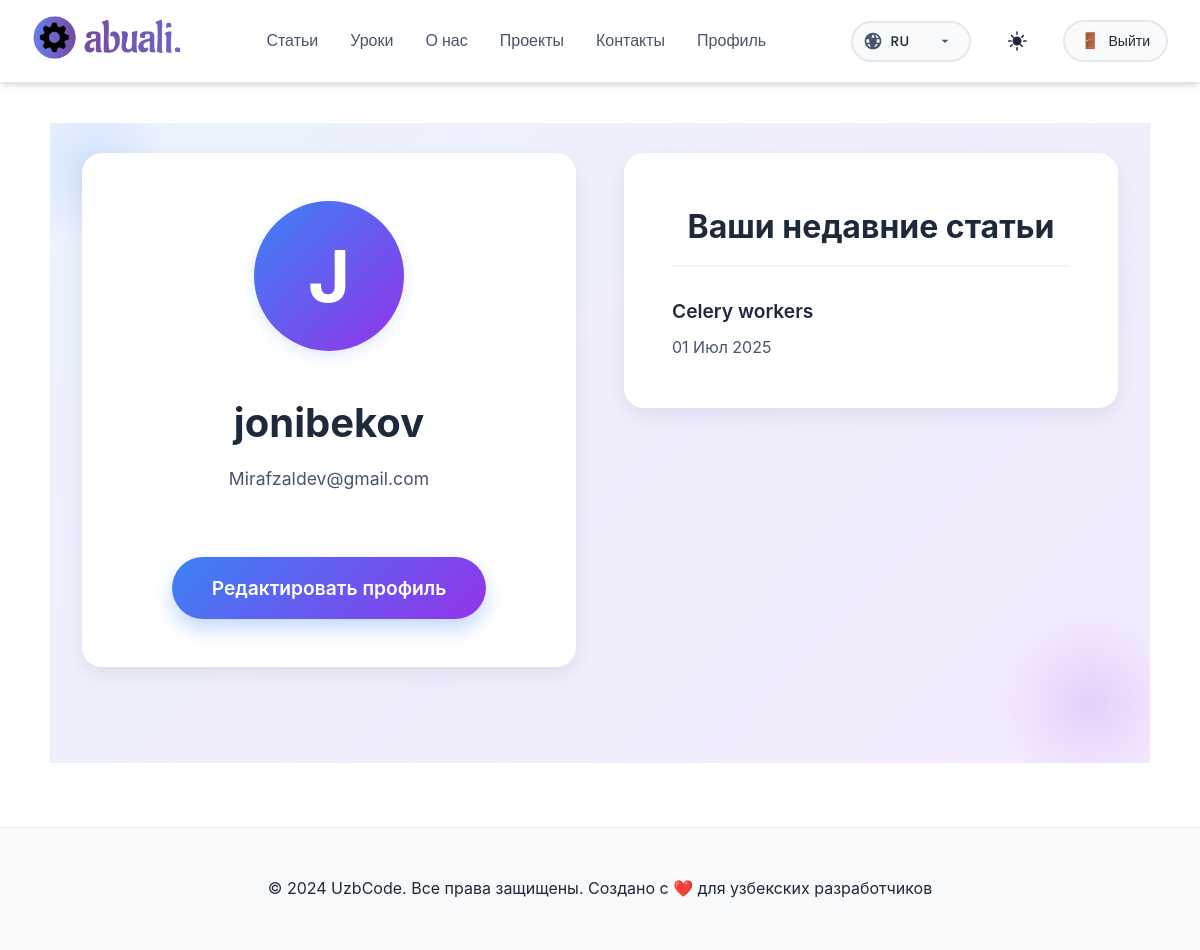
/ru/accounts/profile/ (signed in), run on the app's committed database.
### accounts/models.py (models this page shows, shortened)
class CustomUser(AbstractUser):
    avatar = models.ImageField(upload_to='avatars/', null=True, blank=True)
    bio = models.TextField(max_length=500, blank=True)
    website = models.URLField(blank=True)
    github = models.URLField(blank=True)
    linkedin = models.URLField(blank=True)
    created_at = models.DateTimeField(auto_now_add=True)
    groups = models.ManyToManyField(
        'auth.Group',
        related_name='custom_user_set',
        blank=True,
        help_text='The groups this user belongs to.',
        verbose_name='groups',
    )
    user_permissions = models.ManyToManyField(
        'auth.Permission',
        related_name='custom_user_set',
        blank=True,
        help_text='Specific permissions for this user.',
        verbose_name='user permissions',
    )

### articles/models.py (models this page shows, shortened)
class Article(models.Model):
    title = models.CharField(max_length=200, verbose_name='Заголовок', db_index=True)
    slug = models.SlugField(max_length=200, unique=True)
    author = models.ForeignKey(User, on_delete=models.CASCADE, related_name='articles')
    content = RichTextUploadingField(verbose_name='Содержание')
    excerpt = models.TextField(max_length=300, blank=True,verbose_name='Краткое описание')
    featured_image = models.ImageField(upload_to=article_image_path, blank=True, null=True)
    tags = TaggableManager()
    created_at = models.DateTimeField(auto_now_add=True)
    updated_at = models.DateTimeField(auto_now=True)
    is_published = models.BooleanField(default=True, db_index=True)
    views = models.PositiveIntegerField(default=0)
    class Meta:
        ordering = ['-created_at']
        verbose_name = 'Статья'
        verbose_name_plural = 'Статьи'
    def get_absolute_url(self):
        return reverse('article_detail', kwargs={'slug': self.slug})

### accounts/views.py (the view)
# urls.py: path('profile/', views.profile, name='profile'),
@login_required
def profile(request):
    user_articles = request.user.articles.all()[:5]
    context = {
        'user_articles': user_articles,
    }
    return render(request, 'accounts/profile.html', context)

### templates/accounts/profile.html (shortened to what this page needs)
{% extends 'base.html' %}
{% load i18n %}
{% load static %}
{% block content %}
{% block extra_css %}
<link rel="stylesheet" href="{% static 'css/_profile.css' %}">
{% endblock %}
<div style="margin-top:40px;" class="profile-container">
    <div class="profile-card">
        <div class="profile-avatar">
            {% if user.avatar %}
                <img src="{{ user.avatar.url }}" alt="{{ user.username }}">
            {% else %}
                <div class="profile-avatar-placeholder">{{ user.username|slice:":1"|upper }}</div>
            {% endif %}
        </div>
        <div class="profile-info">
            <h2 class="profile-username">{{ user.get_full_name|default:user.username }}</h2>
            <p class="profile-email">{{ user.email }}</p>
            <a href="{% url 'edit_profile' %}" class="profile-edit-btn">{% trans "Edit Profile" %}</a>
        </div>
    </div>
    <div class="profile-articles">
        <h3>{% trans "Your recent articles" %}</h3>
        {% if user_articles %}
            <ul class="profile-article-list">
                {% for article in user_articles %}
                    <li>
                        <a href="{{ article.get_absolute_url }}" class="profile-article-link">{{ article.title }}</a>
                        <span class="profile-article-date">{{ article.created_at|date:"d M Y" }}</span>
                    </li>
                {% endfor %}
            </ul>
        {% else %}
            <p>{% trans "You have no published articles yet." %}</p>
        {% endif %}
    </div>
</div>
{% endblock %}

### static/css/_profile.css (style rules this page uses)
.profile-container { max-width: 1100px; margin: 4rem auto; padding: 0 2rem; display: flex; flex-wrap: wrap; gap: 3rem; align-items: flex-start; position: relative; overflow: hidden; }
.profile-container::before { content: ''; position: absolute; top: -30px; left: -30px; width: 150px; height: 150px; background: radial-gradient(circle, rgba(59,130,246,0.15) 0%, transparent 70%); border-radius: 50%; animation: float1 10s infinite alternate ease-in-out; }
.profile-container::after { content: ''; position: absolute; bottom: -30px; right: -30px; width: 180px; height: 180px; background: radial-gradient(circle, rgba(147,51,234,0.15) 0%, transparent 70%); border-radius: 50%; animation: float2 12s infinite alternate ease-in-out; }
.profile-card, .profile-articles { margin-top: 30px; background: var(--bg-card); border-radius: 20px; box-shadow: 0 8px 20px rgba(0, 0, 0, 0.07); padding: 3rem; transition: transform 0.3s ease, box-shadow 0.3s ease, background 0.3s ease; flex: 1 1 480px; min-width: 320px; border: none; position: relative; z-index: 1; }
.profile-avatar { width: 150px; height: 150px; border-radius: 50%; overflow: hidden; margin: 0 auto 2.5rem; display: flex; align-items: center; justify-content: center; border: 6px solid var(--accent-primary-light); box-shadow: 0 6px 15px rgba(59, 130, 246, 0.15); transition: all 0.2s ease; }
.profile-avatar-placeholder { width: 100%; height: 100%; display: flex; align-items: center; justify-content: center; font-size: 4.5rem; font-weight: bold; color: white; background: linear-gradient(135deg, #3b82f6, #9333ea); }
.profile-info { text-align: center; flex: 1; }
.profile-username { font-size: 2.5rem; font-weight: 700; margin-bottom: 0.6rem; color: var(--text-primary); }
.profile-email { color: var(--text-secondary); font-size: 1.1rem; margin-bottom: 1.5rem; }
.profile-edit-btn { text-decoration: none; display: inline-flex; align-items: center; justify-content: center; padding: 1rem 2.5rem; background: linear-gradient(135deg, #3b82f6, #9333ea); color: white; border: none; border-radius: 50px; font-size: 1.2rem; font-weight: 600; cursor: pointer; transition: all 0.3s cubic-bezier(0.25, 0.46, 0.45, 0.94); box-shadow: 0 10px 20px rgba(59, 130, 246, 0.3); gap: 0.8rem; }
.profile-articles h3 { font-size: 2rem; color: var(--text-primary); margin-bottom: 1.8rem; padding-bottom: 0.8rem; border-bottom: 2px solid var(--border-light); text-align: center; }
.profile-article-list { list-style: none; padding: 0; margin: 0; }
.profile-article-list li { margin-bottom: 1.8rem; padding-bottom: 1.8rem; border-bottom: 1px dashed var(--border-light); display: flex; flex-direction: column; align-items: flex-start; transition: background-color 0.2s ease; }
.profile-article-list li:last-child { margin-bottom: 0; padding-bottom: 0; border-bottom: none; }
.profile-article-link { color: var(--text-primary); text-decoration: none; font-weight: 600; font-size: 1.2rem; transition: color 0.2s ease; margin-bottom: 0.5rem; }
.profile-article-date { color: var(--text-secondary); font-size: 1rem; }
* { transition: all 0.2s cubic-bezier(0.25, 0.46, 0.45, 0.94); }
.profile-card, .profile-articles { animation: fadeInScaleBounce 0.6s ease-out forwards; }

### static/css/_base.css (style rules this page uses)
* { margin: 0; padding: 0; box-sizing: border-box; -webkit-font-smoothing: antialiased; -moz-osx-font-smoothing: grayscale; }
body { font-family: 'Inter', system-ui, -apple-system, sans-serif; line-height: 1.6; color: var(--text-primary); background: var(--bg-primary); transition: background-color var(--transition-normal); overflow-x: hidden; }

### static/css/_edit_profile.css (style rules this page uses)
.profile-container { min-height: 80vh; display: flex; align-items: center; justify-content: center; padding: 2rem 1rem; background: linear-gradient(135deg, rgba(59, 130, 246, 0.1), rgba(147, 51, 234, 0.1)); }
.profile-card { background: rgba(255, 255, 255, 0.95); backdrop-filter: blur(20px); border: 1px solid rgba(255, 255, 255, 0.2); border-radius: 24px; padding: 3rem; max-width: 500px; width: 100%; box-shadow: 0 20px 40px rgba(0, 0, 0, 0.1); transition: all 0.3s ease; }
* { transition: all 0.3s cubic-bezier(0.4, 0, 0.2, 1); }
.profile-card { animation: slideUp 0.6s ease-out; }

### static/css/_about_us.css (style rules this page uses)
html { scroll-behavior: smooth; }

### data on the page
CustomUser: username "J", get_full_name "jonibekov", email "Mirafzaldev@gmail.com"
Article: title "Celery workers", created_at "01 Июл 2025"
